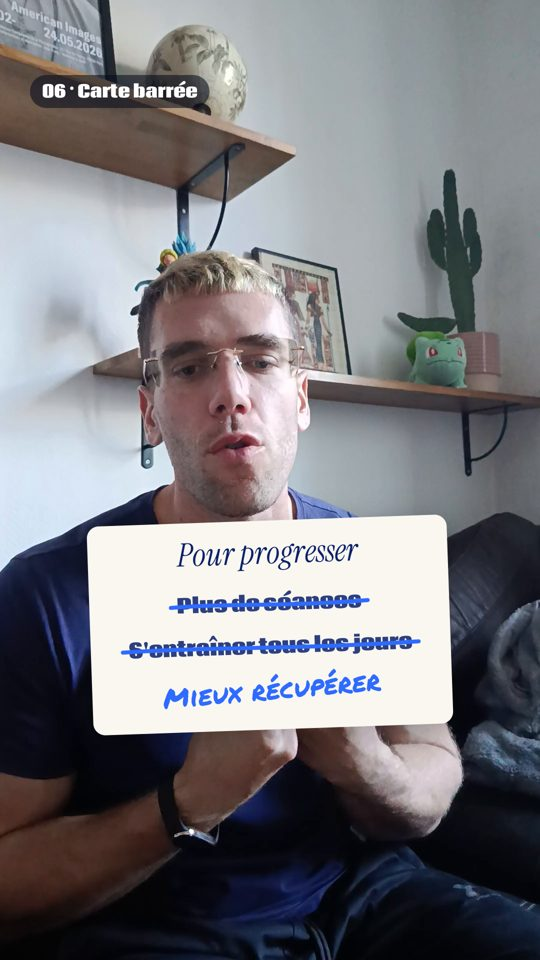
#> input picture contenu/benfit-reels/fabrique-montage/effets/apercus/barre.jpg, 540 x 960 px
$ python -i optimise_photo.py   (imports and definitions only)
#> lines starting #> are read from the running program, lines starting #| are printed output that depends on the picture
"""Optimise une photo SANS RIEN INVENTER (pas d'IA générative).

Retouche « photographe » uniquement : chaque pixel vient de la photo d'origine.
  1. débruitage léger (avant d'éclaircir, sinon le bruit des ombres ressort)
  2. tone mapping local : ombres débouchées, hautes lumières protégées (couche de base compressée)
  3. relief / clarté : micro-contraste renforcé (couche de détail amplifiée) — révèle ce qui existe, n'ajoute rien
  4. couleur : teinte conservée, légère chaleur et saturation douce
  5. agrandissement ×2 (Lanczos) + netteté sur la luminance seulement (pas de franges de couleur)
Interdit : changer le corps, la musculature, le visage, ajouter veines / définition / barbe, lisser la peau.

Usage : python optimise_photo.py entree.jpg sortie.jpg [--force 1.0] [--echelle 2]
  --force 0.5 = plus doux, 1.5 = plus marqué (éclaircissement + relief)
"""
import sys, argparse
import cv2
import numpy as np
from PIL import Image, ImageOps


def optimise(path, out, force=1.0, echelle=2):
#> called with out = 'out.png', force = 1, echelle = 2
    im = ImageOps.exif_transpose(Image.open(path)).convert("RGB")
#> im is the input picture: PIL image 540x960 RGB; mean R, G, B 124.5, 124.3, 129.4
    bgr = cv2.cvtColor(np.asarray(im), cv2.COLOR_RGB2BGR)
    # 1. débruitage léger
    bgr = cv2.fastNlMeansDenoisingColored(bgr, None, 3, 5, 7, 21)
    f = bgr.astype(np.float32) / 255.0
    lum = np.maximum(0.0722 * f[..., 0] + 0.7152 * f[..., 1] + 0.2126 * f[..., 2], 1e-4)
    logL = np.log(lum)
    # 2. couche de base (éclairage) lissée en préservant les bords
    base = cv2.bilateralFilter(logL, 0, 0.6, max(lum.shape) / 80)
    detail = logL - base
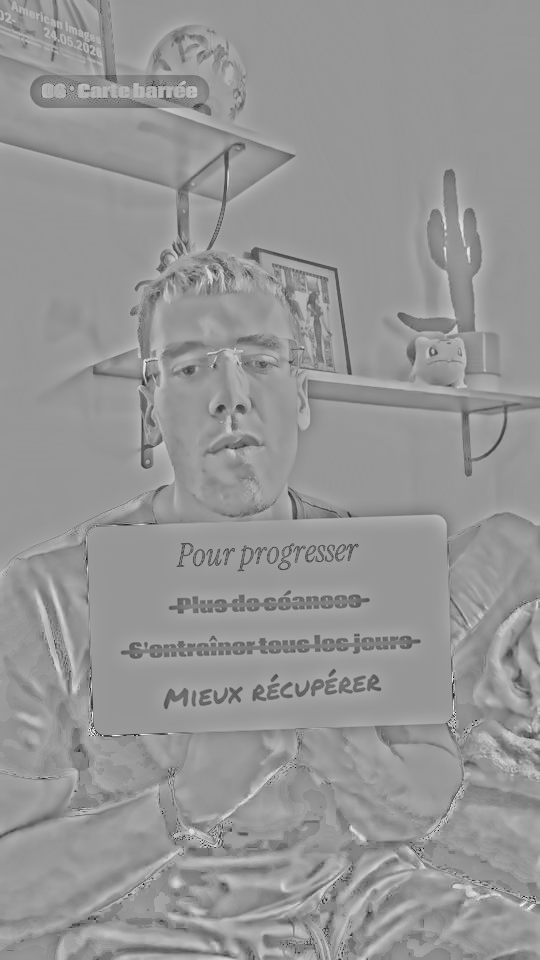
#> detail: shape (960, 540) float32; min -1.31, max 0.908, mean -0.00571; drawn with min black and max white
    # compression de la base : on débouche les tons moyens (le corps) mais on garde les noirs profonds
    b_lo = np.percentile(base, 8)
#> b_lo = -3.38
    b_hi = np.percentile(base, 99.5)
#> b_hi = -0.0311
    t = np.clip((base - b_lo) / (b_hi - b_lo + 1e-6), 0, 1)
    lift = 0.55 * force * np.clip(np.sin(np.pi * t), 0, 1) ** 1.2   # max sur les tons moyens, ~0 sur les noirs et les blancs
    base2 = base + lift
    # 3. relief : détail amplifié (seulement là où il y a de la lumière, pour ne pas faire ressortir le bruit)
    logL2 = base2 + detail * (1 + 0.30 * force * t)
    L2 = np.exp(logL2)
    L2 = np.minimum(L2, 1.0)
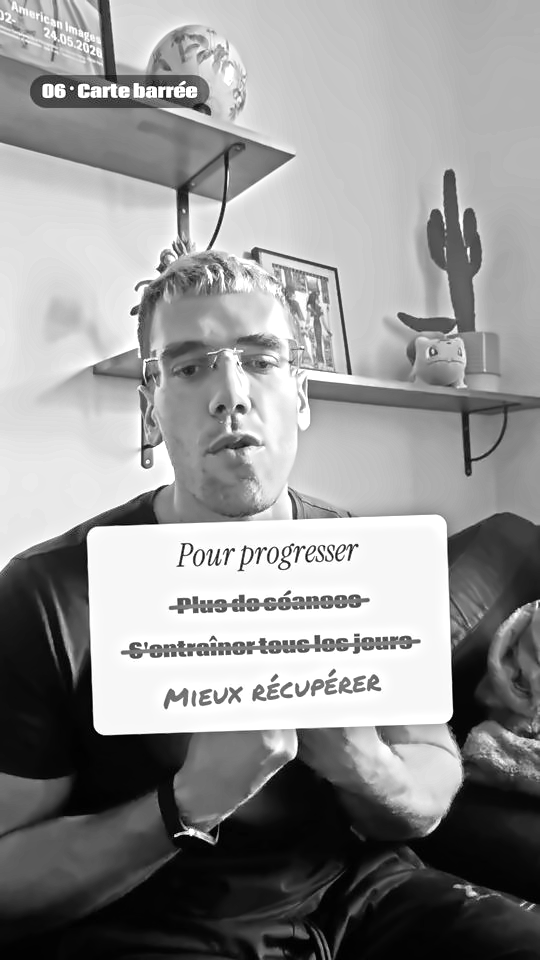
#> L2: shape (960, 540) float32; min 0.0001, max 1, mean 0.58
    ratio = (L2 / lum)[..., None]
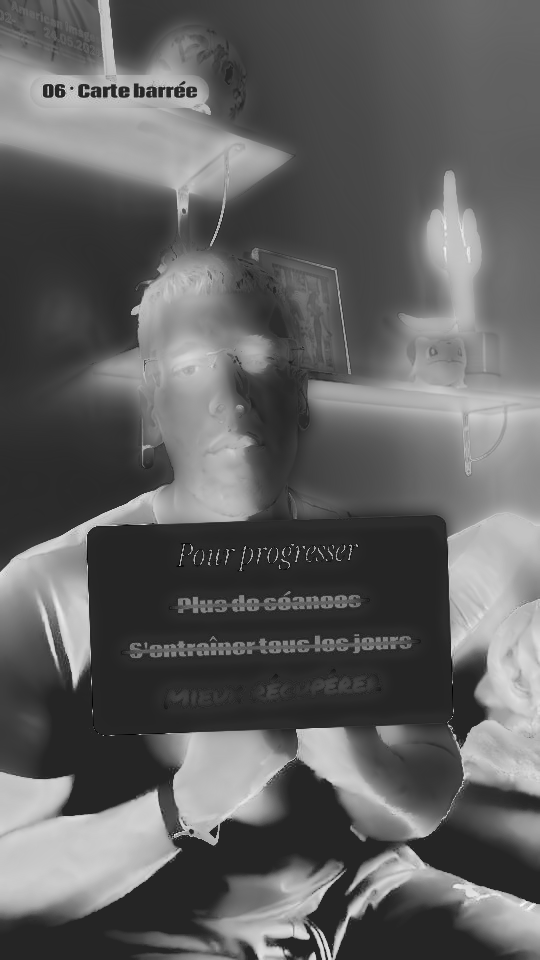
#> ratio: shape (960, 540, 1) float32; min 0.834, max 1.97, mean 1.27; drawn with min black and max white
    f2 = np.clip(f * ratio, 0, 1)
    # 4. couleur : légère chaleur + saturation douce (teinte conservée)
    hsv = cv2.cvtColor((f2 * 255).astype(np.uint8), cv2.COLOR_BGR2HSV).astype(np.float32)
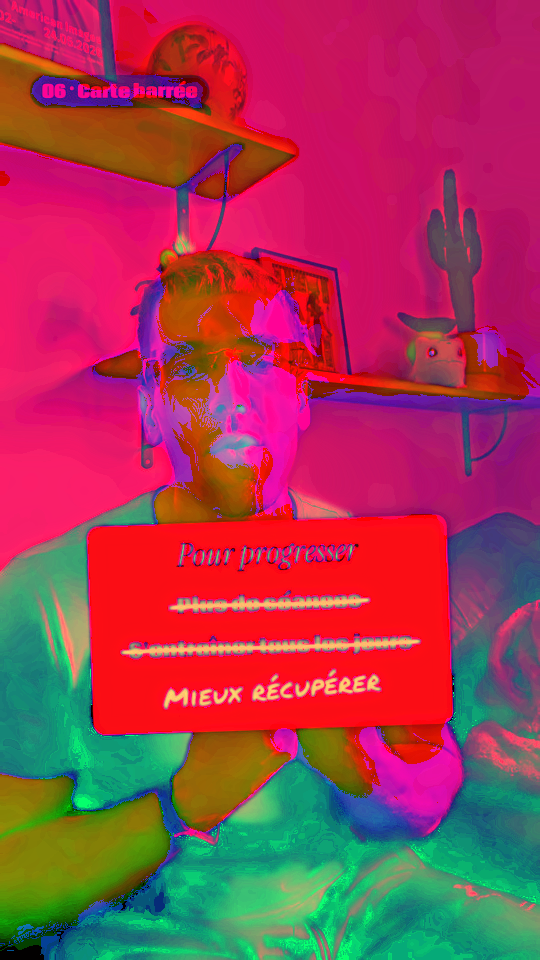
#> hsv: shape (960, 540, 3) float32; mean B, G, R 83.1, 58.4, 161.7
    hsv[..., 1] = np.clip(hsv[..., 1] * (1 - 0.04 * force), 0, 255)
    f2 = cv2.cvtColor(hsv.astype(np.uint8), cv2.COLOR_HSV2BGR).astype(np.float32) / 255.0

    # balance des blancs : on retire une partie de la dominante orange de l'éclairage (correction, pas invention)
    f2[..., 2] *= 1 - 0.05 * force   # rouge
    f2[..., 0] *= 1 + 0.04 * force   # bleu
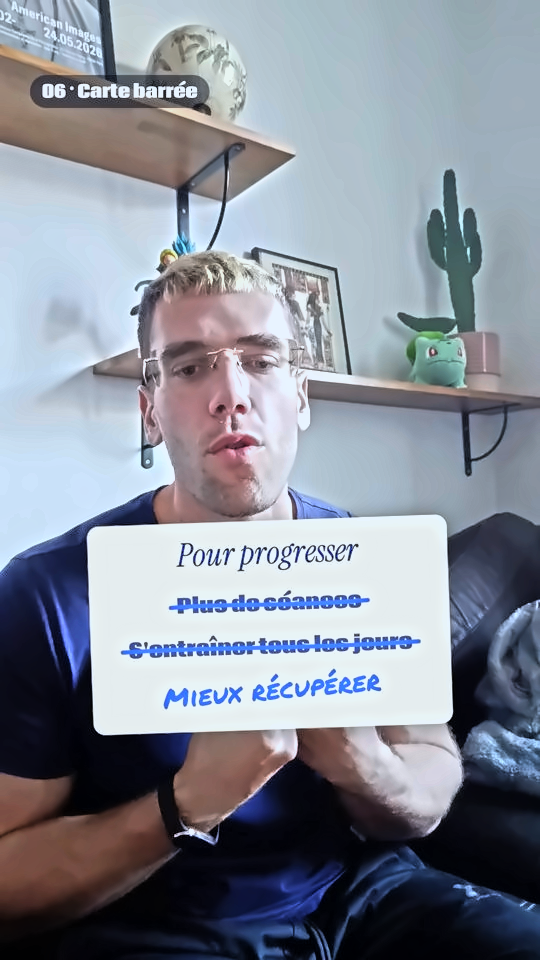
#> f2: shape (960, 540, 3) float32; mean B, G, R 0.623, 0.576, 0.552; drawn with min black and max white
    out8 = (np.clip(f2, 0, 1) * 255).astype(np.uint8)
    # 5. agrandissement + netteté luminance
    if echelle != 1:
        out8 = cv2.resize(out8, None, fx=echelle, fy=echelle, interpolation=cv2.INTER_LANCZOS4)
#> out8: shape (1920, 1080, 3)
    lab = cv2.cvtColor(out8, cv2.COLOR_BGR2LAB).astype(np.float32)
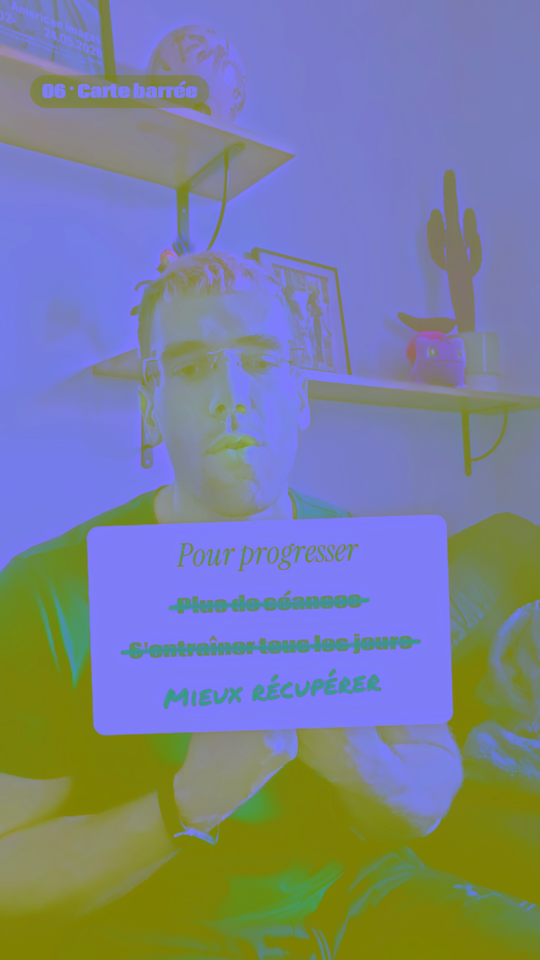
#> lab: shape (1920, 1080, 3) float32 (shown at 1/2 size); mean B, G, R 150.6, 129.3, 122.2
    L = lab[..., 0]
    L = L + 0.8 * (L - cv2.GaussianBlur(L, (0, 0), 1.4 * echelle / 2))
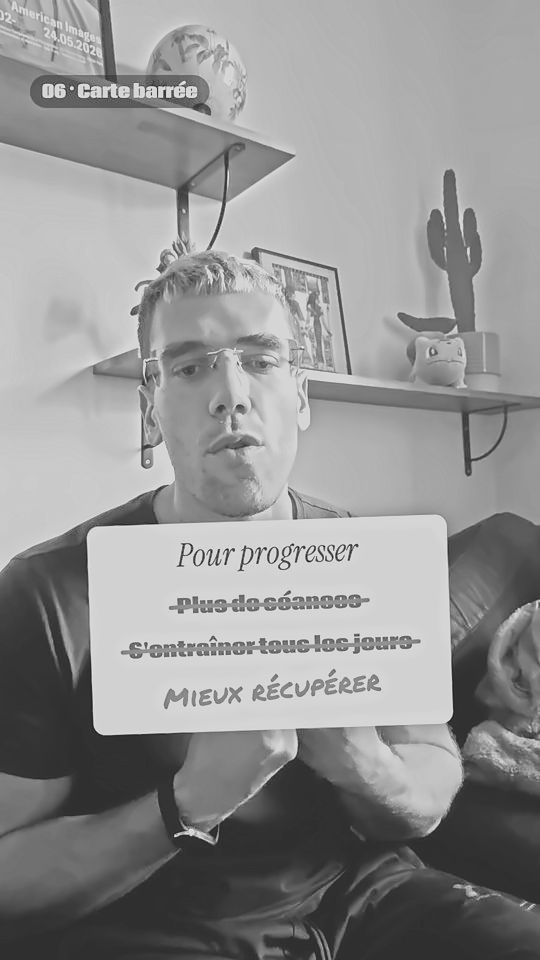
#> L: shape (1920, 1080) float32 (shown at 1/2 size); min -70.54, max 315.2, mean 150.9; drawn with min black and max white
    lab[..., 0] = np.clip(L, 0, 255)
    out8 = cv2.cvtColor(lab.astype(np.uint8), cv2.COLOR_LAB2BGR)
    Image.fromarray(cv2.cvtColor(out8, cv2.COLOR_BGR2RGB)).save(out, quality=95, subsampling=0)
    return out


# [8 lines not run here, left out]

>>> result = optimise('../benfit-reels/fabrique-montage/effets/apercus/barre.jpg', 'out.png')

$ run again, on contenu/benfit-reels/fabrique-montage/effets/apercus/cadran.jpg
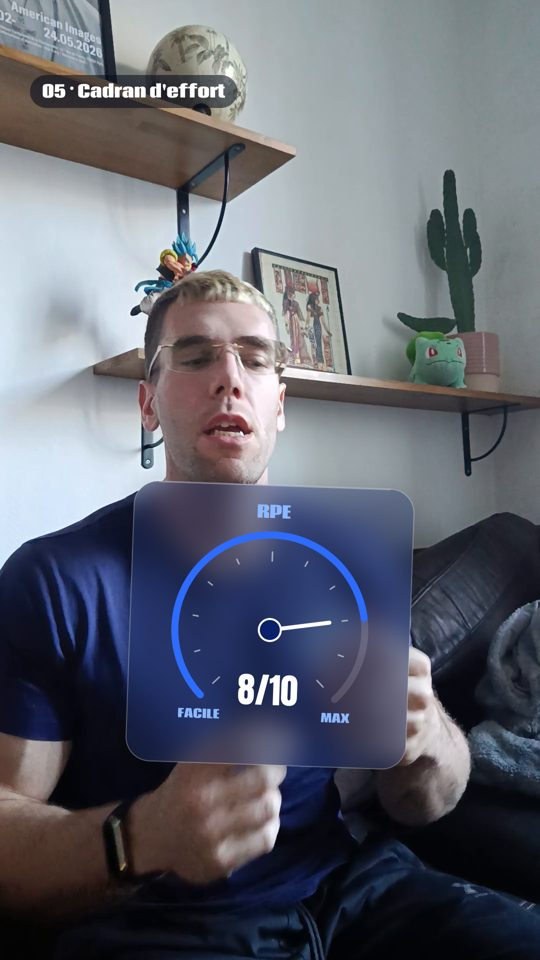
#> input picture contenu/benfit-reels/fabrique-montage/effets/apercus/cadran.jpg, 540 x 960 px
#> in optimise, im is the input picture: PIL image 540x960 RGB; mean R, G, B 98.1, 101.3, 112.4
#> in optimise, `detail = logL - base`:
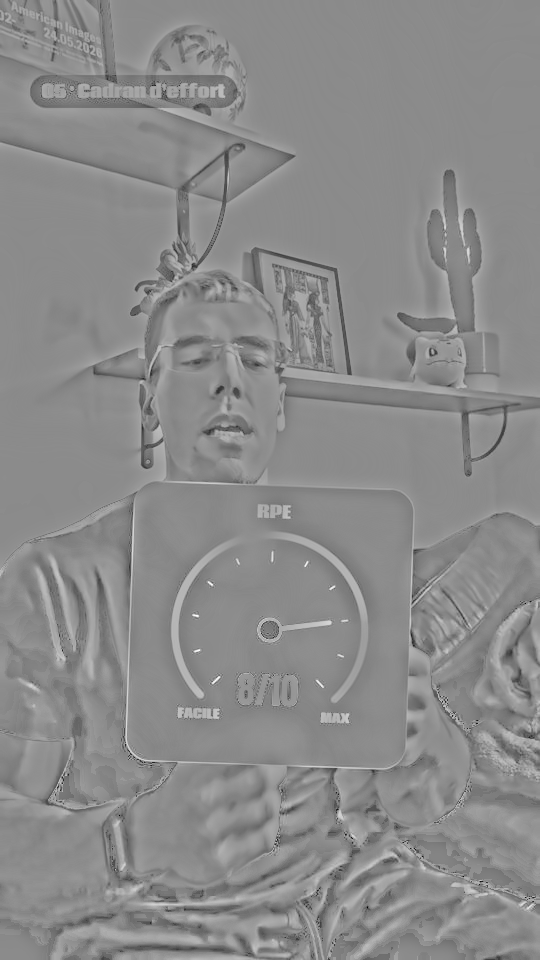
#> detail: shape (960, 540) float32; min -1.3, max 1.08, mean -0.00199; drawn with min black and max white
#> b_lo = -3.23
#> b_hi = -0.107
#> in optimise, `L = L + 0.8 * (L - cv2.GaussianBlur(L, (0, 0), 1.4 * echelle / 2))`:
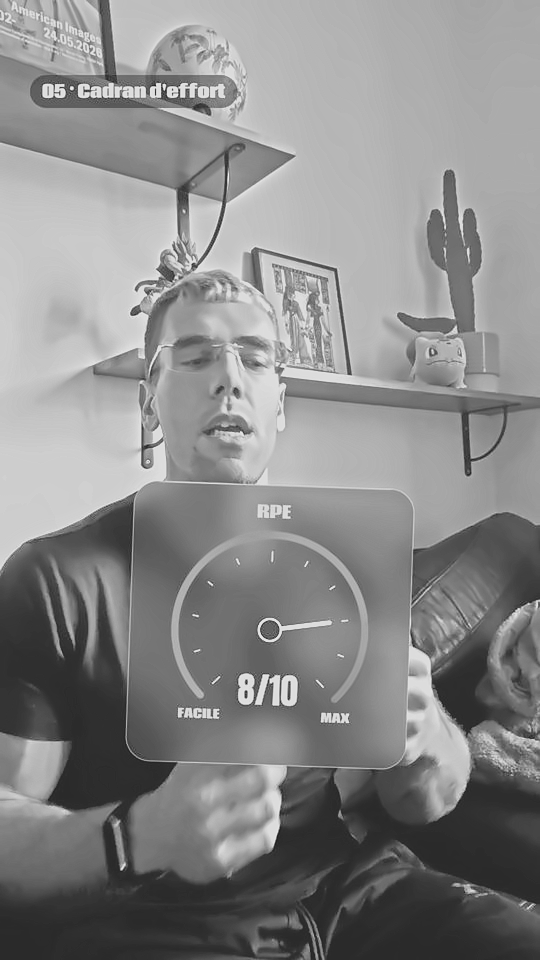
#> L: shape (1920, 1080) float32 (shown at 1/2 size); min -59.47, max 300.2, mean 133.8; drawn with min black and max white

$ run again, on contenu/benfit-reels/fabrique-montage/effets/apercus/calendrier.jpg
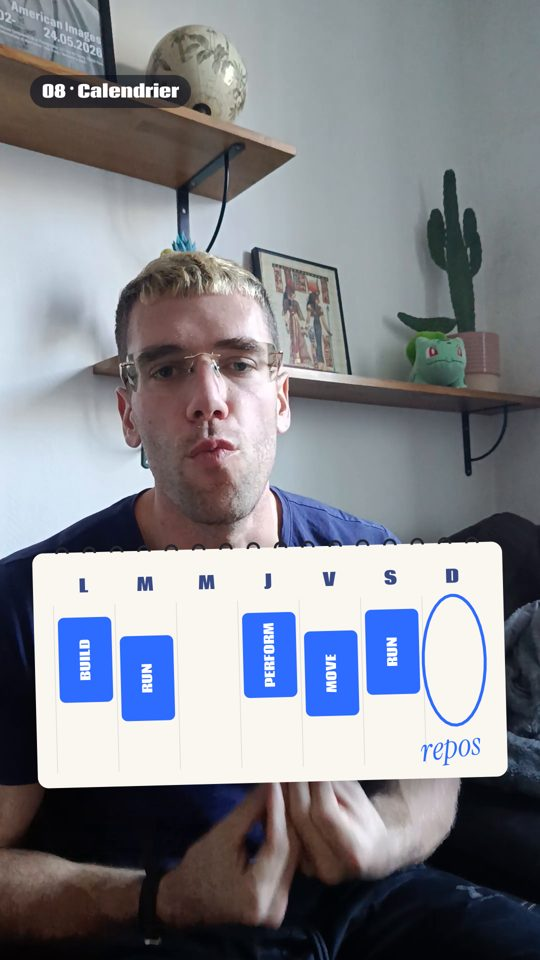
#> input picture contenu/benfit-reels/fabrique-montage/effets/apercus/calendrier.jpg, 540 x 960 px
#> in optimise, im is the input picture: PIL image 540x960 RGB; mean R, G, B 131.2, 133.5, 141.2
#> in optimise, `detail = logL - base`:
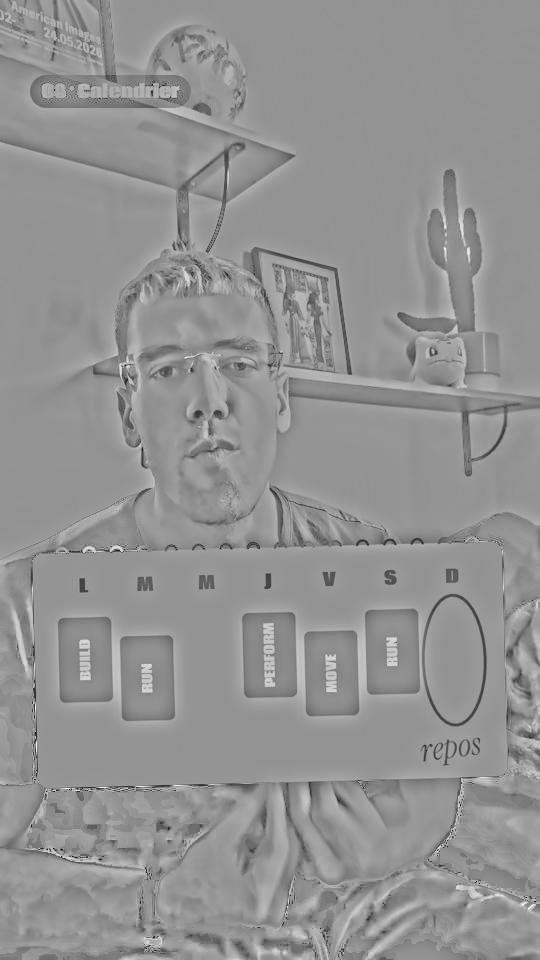
#> detail: shape (960, 540) float32; min -1.23, max 0.893, mean -0.0051; drawn with min black and max white
#> b_lo = -3.23
#> b_hi = -0.0311
#> in optimise, `L = L + 0.8 * (L - cv2.GaussianBlur(L, (0, 0), 1.4 * echelle / 2))`:
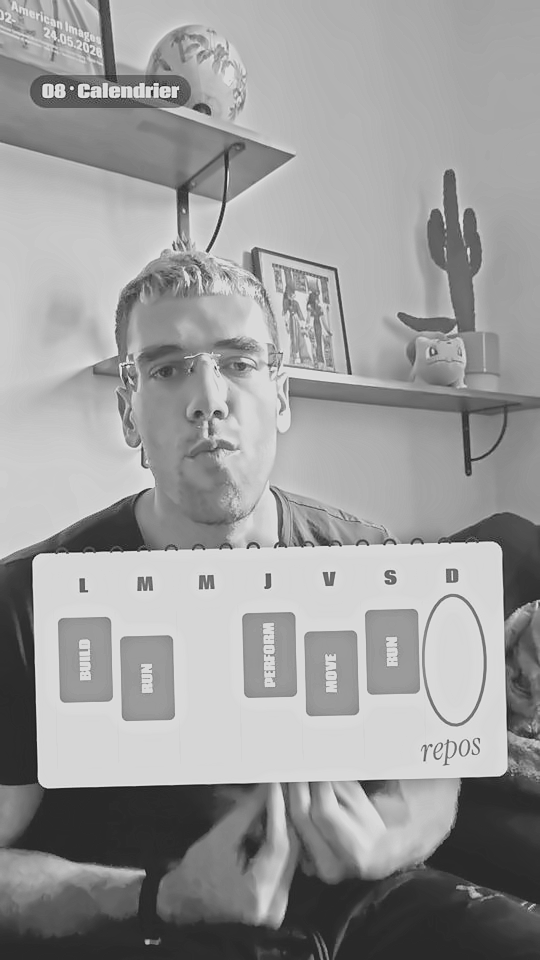
#> L: shape (1920, 1080) float32 (shown at 1/2 size); min -57.6, max 305.3, mean 163; drawn with min black and max white

$ run again, on contenu/benfit-reels/fabrique-montage/effets/apercus/capcut-clones.jpg
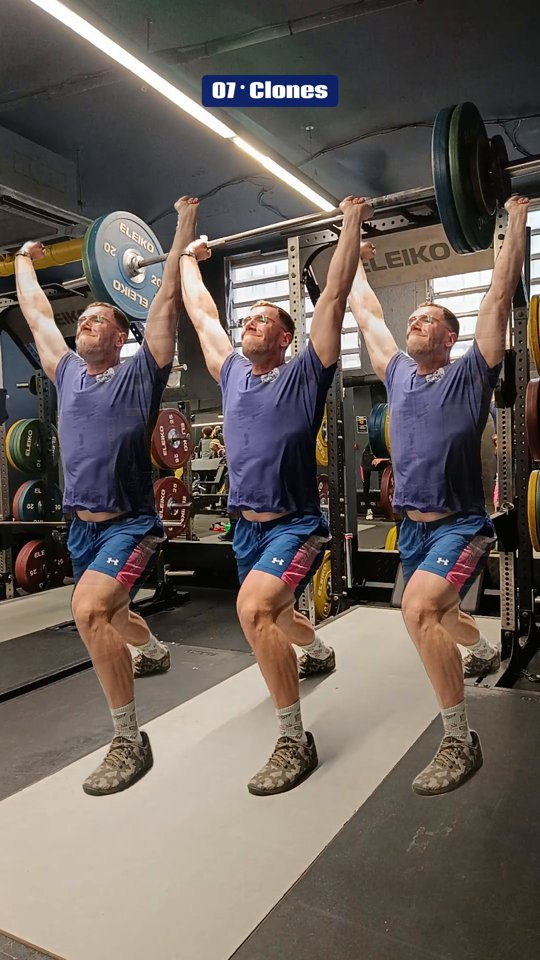
#> input picture contenu/benfit-reels/fabrique-montage/effets/apercus/capcut-clones.jpg, 540 x 960 px
#> in optimise, im is the input picture: PIL image 540x960 RGB; mean R, G, B 104.9, 95.6, 89.9
#> b_lo = -2.54
#> b_hi = -0.186
#> in optimise, `L = L + 0.8 * (L - cv2.GaussianBlur(L, (0, 0), 1.4 * echelle / 2))`:
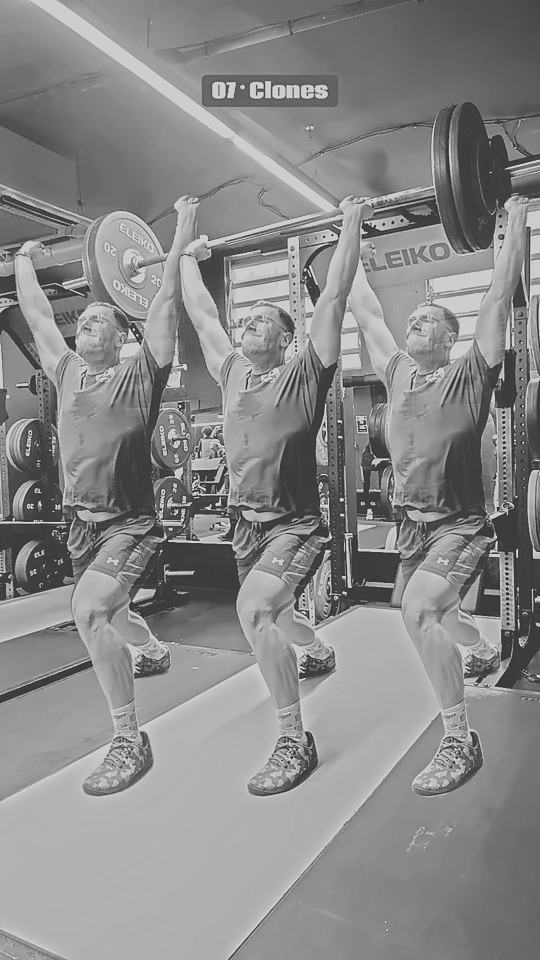
#> L: shape (1920, 1080) float32 (shown at 1/2 size); min -100.3, max 337.4, mean 136; drawn with min black and max white
